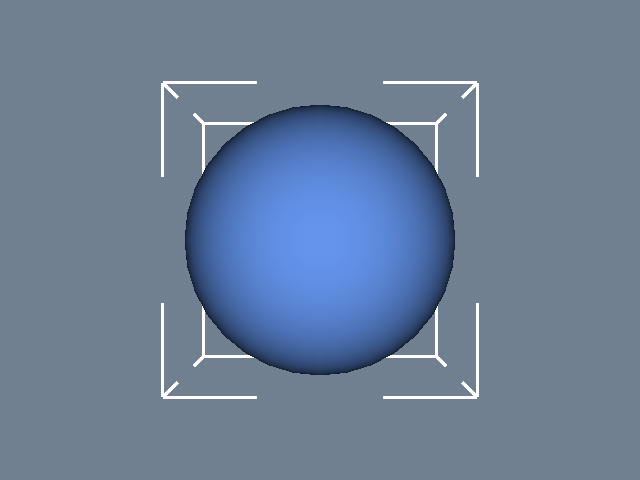

Python code for this plot:
#!/usr/bin/env python

# Demonstrate vtkOutlineCornerFilter to draw corner-only bounding box
# brackets around a sphere.

# Factory overrides: importing these modules registers the OpenGL rendering
# and interaction style implementations for vtkRenderingCore factory classes.
import vtkmodules.vtkInteractionStyle  # noqa: F401
import vtkmodules.vtkRenderingOpenGL2  # noqa: F401
# VTK pipeline classes used in this example
from vtkmodules.vtkFiltersSources import vtkOutlineCornerFilter
from vtkmodules.vtkFiltersSources import vtkSphereSource
from vtkmodules.vtkRenderingCore import (
    vtkActor,
    vtkPolyDataMapper,
    vtkRenderWindow,
    vtkRenderWindowInteractor,
    vtkRenderer,
)

# Colors (normalized RGB)
cornflower_blue_rgb = (0.392, 0.584, 0.929)
white_rgb = (1.0, 1.0, 1.0)
slate_gray_rgb = (0.439, 0.502, 0.565)

# Source: sphere
sphere_source = vtkSphereSource()
sphere_source.SetPhiResolution(32)
sphere_source.SetThetaResolution(32)

# Filter: corner-only outline
outline_filter = vtkOutlineCornerFilter()
outline_filter.SetInputConnection(sphere_source.GetOutputPort())
outline_filter.SetCornerFactor(0.3)

# Mapper: map the sphere to graphics primitives
sphere_mapper = vtkPolyDataMapper()
sphere_mapper.SetInputConnection(sphere_source.GetOutputPort())

# Actor: assign the sphere geometry
sphere_actor = vtkActor()
sphere_actor.SetMapper(sphere_mapper)
sphere_actor.GetProperty().SetColor(cornflower_blue_rgb)

# Mapper: map the outline to graphics primitives
outline_mapper = vtkPolyDataMapper()
outline_mapper.SetInputConnection(outline_filter.GetOutputPort())

# Actor: assign the outline geometry
outline_actor = vtkActor()
outline_actor.SetMapper(outline_mapper)
outline_actor.GetProperty().SetColor(white_rgb)
outline_actor.GetProperty().SetLineWidth(3)

# Renderer: assemble the scene
renderer = vtkRenderer()
renderer.AddActor(sphere_actor)
renderer.AddActor(outline_actor)
renderer.SetBackground(slate_gray_rgb)

# Render window: display the rendered scene
render_window = vtkRenderWindow()
render_window.AddRenderer(renderer)
render_window.SetWindowName("outline corner")
render_window.SetMultiSamples(0)
render_window.SetSize(640, 480)

# Interactor: handle mouse and keyboard events
render_window_interactor = vtkRenderWindowInteractor()
render_window_interactor.SetRenderWindow(render_window)

# Scene: configure the camera
renderer.ResetCamera()

# Start: launch the interactive visualization
render_window_interactor.Initialize()
render_window_interactor.Start()
